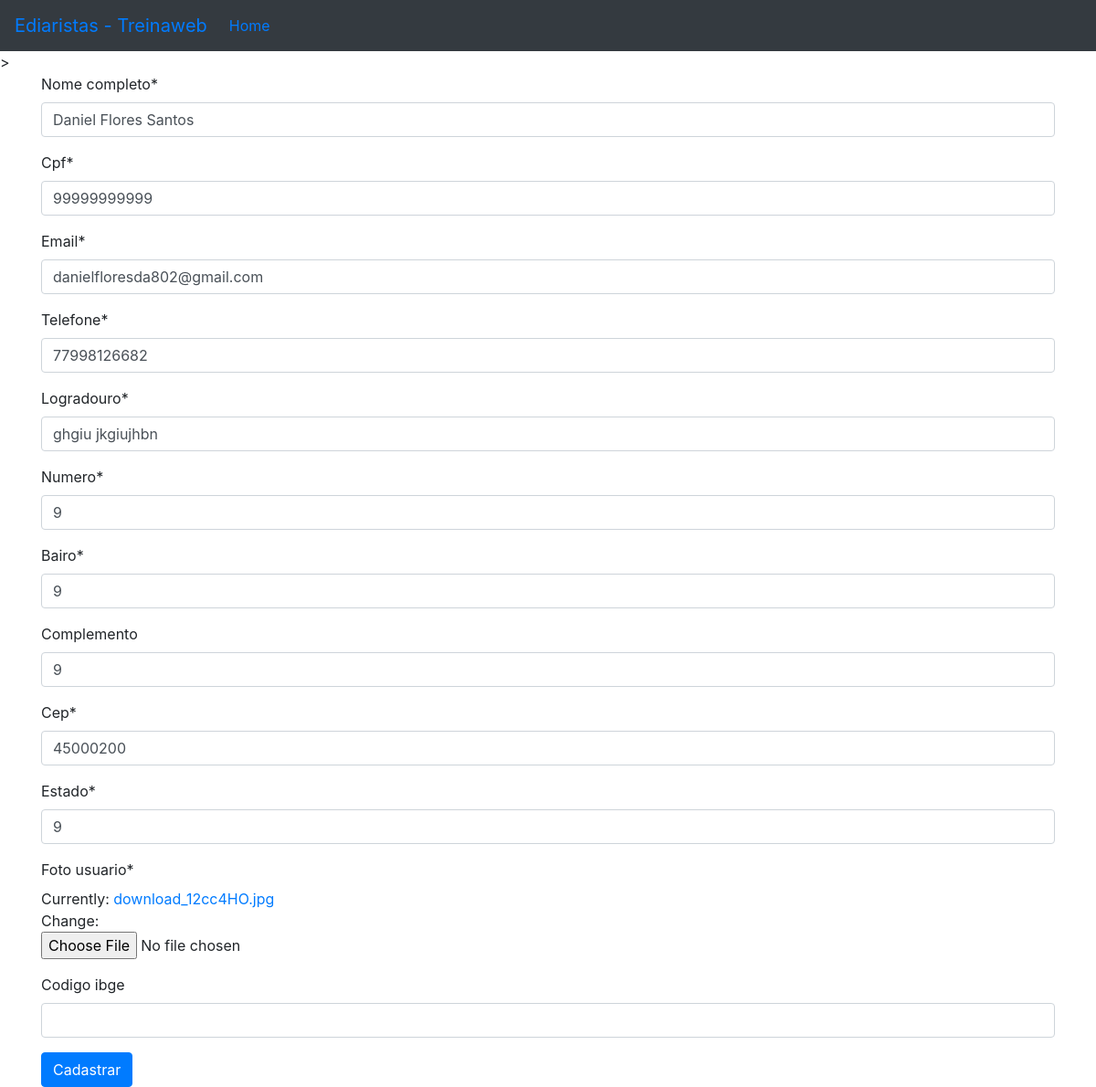
Page /web/editar_diarista/7 on the committed database.
### web/models.py (models this page shows)
class Diarista(models.Model):
    nome_completo = models.CharField(max_length=100, null=False, blank=False)
    cpf = models.CharField(unique=True, max_length=12, null=False, blank=False)
    email = models.EmailField(unique=True, null=False, blank=False)
    telefone = models.CharField(max_length=11, null=False, blank=False)
    logradouro = models.CharField(max_length=60, null=False, blank=False)
    numero = models.IntegerField(null=False, blank=False)
    bairo = models.CharField(max_length=30, null=False, blank=False)
    complemento = models.CharField(max_length=100, null=False, blank=True)
    cep = models.CharField(max_length=8, null=False, blank=False)
    estado = models.CharField(max_length=2, null=False, blank=False)
    codigo_ibge = models.IntegerField(null=False, blank=False)
    foto_usuario = models.ImageField(null=False)

### web/views.py (the view)
# urls.py: path('editar_diarista/<int:diarista_id>', editar_diaristas, name='editar_diarista'),
def editar_diaristas(request, diarista_id):
    diarista = Diarista.objects.get(id=diarista_id)
    if request.method == "POST":
        form_diarista = diarista_form.DiaristaForm(request.POST or None, request.FILES, instance=diarista)
        if form_diarista.is_valid():
            form_diarista.save()
            return redirect('listar_diaristas')
    else:
        form_diarista = diarista_form.DiaristaForm(instance=diarista)
    return render(request, 'form_diarista.html', {'form_diarista': form_diarista})

### web/forms/diarista_form.py (shortened to what this page needs)
class DiaristaForm(forms.ModelForm):
    cpf = forms.CharField(widget=forms.TextInput(attrs={'data-mask': "000.000.000-00"}))
    cep = forms.CharField(widget=forms.TextInput(attrs={'data-mask': "00000-000"}))
    telefone = forms.CharField(widget=forms.TextInput(attrs={'data-mask': "(00) 00000-0000"}))
    codigo_ibge = forms.IntegerField(required=False)
    class Meta:
        model = Diarista
        exclude = ('codigo_ibge', )

### web/templates/form_diarista.html (shortened to what this page needs)
{% extends 'base.html' %}
{% load crispy_forms_tags %}
{% block conteudo %}
    <form method="post" enctype="multipart/form-data">
        {{form_diarista|crispy}}
        <button type="submit" class="btn btn-primary">Cadastrar</button>
    </form>
{% endblock conteudo %}

### rows in the picture
Diarista: nome_completo "Daniel Flores Santos", cpf "99999999999", email "danielfloresda802@gmail.com", telefone "77998126682", logradouro "ghgiu jkgiujhbn", numero "9", bairo "9", complemento "9", cep "45000200", estado "9"
